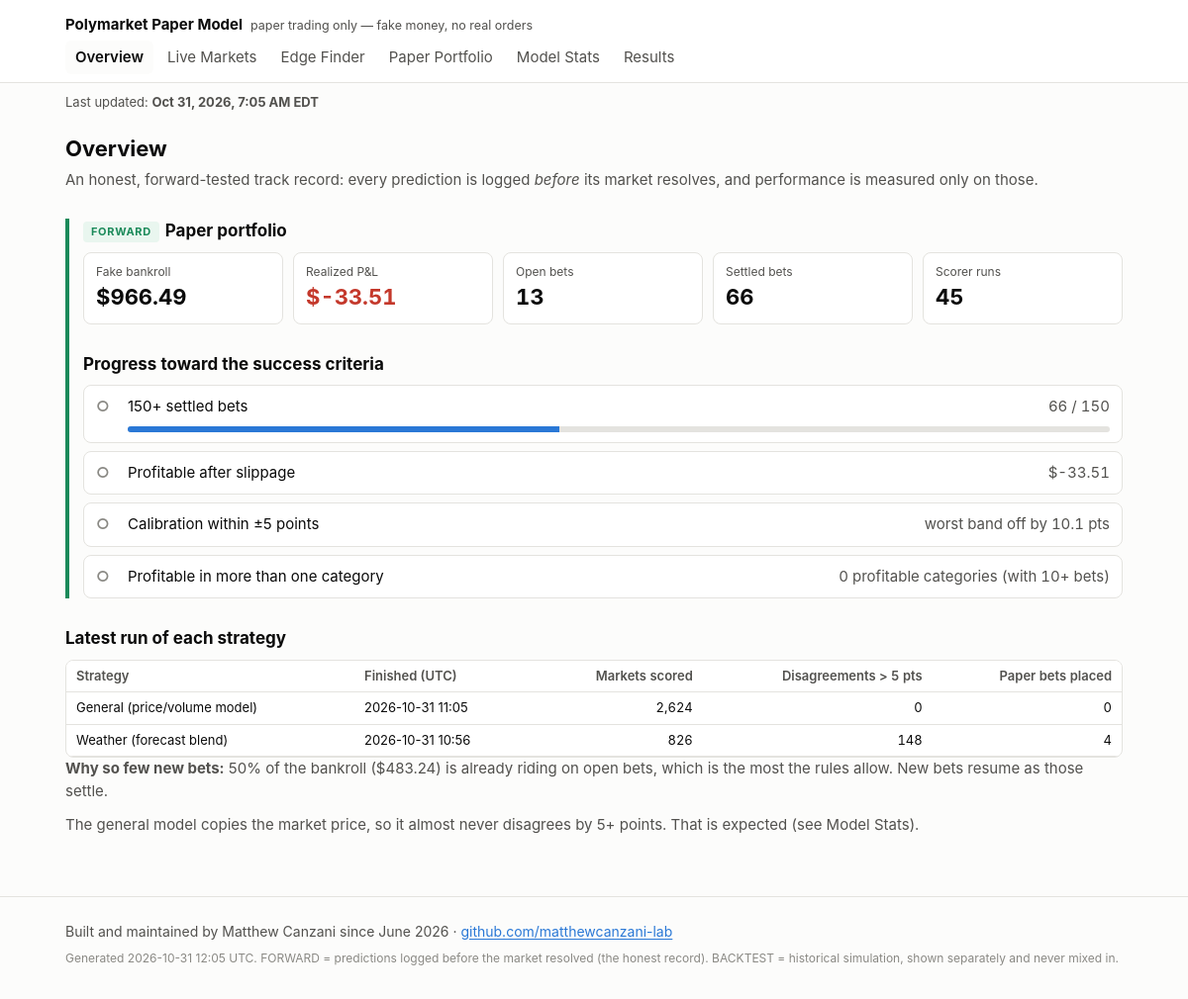
The page /index.html on the database its author committed.
### tables this page shows
CREATE TABLE runs (
    seq INTEGER PRIMARY KEY,
    run_id TEXT UNIQUE NOT NULL,
    started_at TEXT NOT NULL,
    finished_at TEXT NOT NULL,
    model_version TEXT,
    markets_scored INTEGER NOT NULL,
    signals INTEGER NOT NULL,
    bets_placed INTEGER NOT NULL,
    settings_json TEXT NOT NULL,
    prev_hash TEXT NOT NULL,
    row_hash TEXT NOT NULL
);

### pmodel/dashboard/app.py (the view)
    @app.route("/")
    @app.route("/index.html")
    def index():
        c = conn()
        fs = data.forward_stats(c)
        scores = data.load_scores(scores_path)
        return render_template("index.html", **ctx("index.html"), fs=fs, scores=scores,
                               criteria=data.success_criteria(fs), runs_by_strategy=data.latest_runs(c),
                               weather=data.load_weather_scores(weather_scores_path),
                               integrity=ledger.verify(c),
                               runs=c.execute("SELECT COUNT(*) FROM runs").fetchone()[0])

### pmodel/dashboard/data.py (called while the page is built)
def load_scores(path=None):
    path = path or config.LATEST_SCORES_PATH
    try:
        return json.loads(path.read_text())
    except (FileNotFoundError, ValueError):
        return None

def load_weather_scores(path=None):
    return load_scores(path or config.LATEST_WEATHER_SCORES_PATH)

def age_hours(iso, now=None):
    if not iso:
        return None
    from datetime import datetime, timezone
    t = datetime.strptime(iso, "%Y-%m-%dT%H:%M:%SZ").replace(tzinfo=timezone.utc)
    return ((now or datetime.now(timezone.utc)) - t).total_seconds() / 3600

def eastern(iso):
    if not iso:
        return None
    from datetime import datetime, timezone
    from zoneinfo import ZoneInfo
    t = datetime.strptime(iso, "%Y-%m-%dT%H:%M:%SZ").replace(tzinfo=timezone.utc)
    et = t.astimezone(ZoneInfo("America/New_York"))
    hour = et.strftime("%I").lstrip("0")
    return f"{et:%b} {et.day}, {et.year}, {hour}:{et:%M %p} {et.tzname()}"

def latest_runs(conn):
    seen, out = set(), []
    for r in conn.execute("SELECT * FROM runs ORDER BY seq DESC"):
        name = strategy_of(r["model_version"])
        if name not in seen:
            seen.add(name)
            out.append(dict(r, strategy=name))
    return out

def strategy_of(model_version: str) -> str:
    return "Weather (forecast blend)" if (model_version or "").startswith("weather") else \
        "General (price/volume model)"

def bets(conn):
    return [dict(r) for r in conn.execute(
        """SELECT b.*, s.settled_at, s.yes_payout, s.payout, s.pnl
           FROM bets b LEFT JOIN settlements s USING (bet_id) ORDER BY b.seq DESC""")]

### pmodel/trading/ledger.py (called while the page is built)
def _guard_triggers():
    sql = []
    for t in LEDGER_TABLES:
        for op in ("UPDATE", "DELETE"):
            sql.append(f"""CREATE TRIGGER IF NOT EXISTS {t}_no_{op.lower()}
                BEFORE {op} ON {t}
                BEGIN SELECT RAISE(ABORT, '{t} is append-only: {op} is not allowed'); END;""")
    return "\n".join(sql)

def connect(path: Path = None) -> sqlite3.Connection:
    path = Path(path or config.PREDICTIONS_DB_PATH)
    path.parent.mkdir(parents=True, exist_ok=True)
    conn = sqlite3.connect(path)
    conn.row_factory = sqlite3.Row
    conn.executescript(SCHEMA)
    conn.executescript(_guard_triggers())
    return conn

def _hash(prev_hash: str, fields: dict) -> str:
    payload = prev_hash + json.dumps(fields, sort_keys=True, separators=(",", ":"), default=str)
    return hashlib.sha256(payload.encode()).hexdigest()

### pmodel/dashboard/templates/index.html (shortened to what this page needs)
{% extends "base.html" %}
{% block body %}
<h1>Overview</h1>
<p class="lede">An honest, forward-tested track record: every prediction is logged <em>before</em> its market resolves, and performance is measured only on those.</p>
<section class="fwd">
<h2><span class="badge fwd">FORWARD</span>Paper portfolio</h2>
<div class="tiles">
  <div class="tile"><div class="k">Fake bankroll</div><div class="v">${{ '{:,.2f}'.format(fs.money.bankroll) }}</div></div>
  <div class="tile"><div class="k">Realized P&amp;L</div><div class="v {{ 'pos' if fs.total_pnl > 0 else 'neg' if fs.total_pnl < 0 }}">${{ '{:+,.2f}'.format(fs.total_pnl) }}</div></div>
  <div class="tile"><div class="k">Open bets</div><div class="v">{{ fs.open }}</div></div>
  <div class="tile"><div class="k">Settled bets</div><div class="v">{{ fs.settled }}</div></div>
  <div class="tile"><div class="k">Scorer runs</div><div class="v">{{ runs }}</div></div>
</div>
<h2>Progress toward the success criteria</h2>
{% include "_criteria.html" %}
</section>
<h2>Latest run of each strategy</h2>
{% if runs_by_strategy %}<div class="tablewrap"><table>
<tr><th>Strategy</th><th>Finished (UTC)</th><th class="n">Markets scored</th><th class="n">Disagreements &gt; {{ (cfg.EDGE_THRESHOLD * 100)|round|int }} pts</th><th class="n">Paper bets placed</th></tr>
{% for r in runs_by_strategy %}<tr><td>{{ r.strategy }}</td><td>{{ r.finished_at[:16].replace('T', ' ') }}</td>
<td class="n">{{ '{:,}'.format(r.markets_scored) }}</td><td class="n">{{ r.signals }}</td><td class="n">{{ r.bets_placed }}</td></tr>{% endfor %}
</table></div>
{% if fs.money.available < cfg.MIN_STAKE_USD and fs.open %}
<p class="note"><strong>Why so few new bets:</strong> {{ '{:.0%}'.format(cfg.MAX_OPEN_EXPOSURE_FRACTION) }} of the bankroll
(${{ '{:,.2f}'.format(fs.money.open_stake) }}) is already riding on open bets, which is the most the rules allow.
New bets resume as those settle.</p>{% endif %}
<p class="note">The general model copies the market price, so it almost never disagrees by 5+ points. That is expected (see Model Stats).</p>
{% else %}<p class="empty">No runs yet.</p>{% endif %}
{% endblock %}

### pmodel/dashboard/templates/base.html (shortened to what this page needs)
<!doctype html>
<html lang="en">
<head>
</head>
<body>
<header><div class="wrap">
  <div class="brand">Polymarket Paper Model<small>paper trading only — fake money, no real orders</small></div>
  <nav>{% for page, name in pages %}<a href="{{ root }}{{ page }}" class="{{ 'on' if page == active }}">{{ name }}</a>{% endfor %}</nav>
</div></header>
<div class="wrap freshness">
  <p class="updated" id="last-updated" data-last-run="{{ last_run_iso or '' }}" data-stale-hours="{{ cfg.STALE_AFTER_HOURS|int }}">
    Last updated: <strong>{{ last_run_et or 'never' }}</strong></p>
</div>
<main><div class="wrap">{% block body %}{% endblock %}</div></main>
<footer><div class="wrap">
<p class="owner">Built and maintained by Matthew Canzani since June 2026 ·
<a href="https://github.com/matthewcanzani-lab" rel="noopener">github.com/matthewcanzani-lab</a></p>
<p>Generated {{ generated }}. FORWARD = predictions logged before the market
resolved (the honest record). BACKTEST = historical simulation, shown separately and never mixed in.</p>
</div></footer>
</body>
</html>

### pmodel/dashboard/templates/_criteria.html
{% for c in criteria %}
<div class="crit {{ 'met' if c.met else 'not' }}">
  <span class="icon">{{ '✓' if c.met else '○' }}</span>
  <span>{{ c.name }}</span>
  <span class="val">{{ c.value }}</span>
  {% if c.progress is not none %}<div class="bar"><span style="width: {{ (c.progress * 100)|round(1) }}%"></span></div>{% endif %}
</div>
{% endfor %}

### pmodel/dashboard/templates/base.html (style rules this page uses)
:root { --bg: #fcfcfb; --surface: #ffffff; --ink: #0b0b0b; --ink-2: #52514e; --muted: #8a8984; --line: #e4e3df; --accent: #2a78d6; --good: #1b8a5a; --bad: #c4382b; --warn: #b07400; --fwd: #1b8a5a; --fwd-bg: #e9f6ef; --bt: #6b6a66; --bt-bg: #f1f0ec; }
* { box-sizing: border-box; }
html { -webkit-text-size-adjust: 100%; text-size-adjust: 100%; }
body { margin: 0; background: var(--bg); color: var(--ink); font: 15px/1.5 -apple-system, BlinkMacSystemFont, "Segoe UI", Roboto, sans-serif; }
header { border-bottom: 1px solid var(--line); background: var(--surface); }
.wrap { max-width: 1100px; margin: 0 auto; padding-left: max(16px, env(safe-area-inset-left, 0px)); padding-right: max(16px, env(safe-area-inset-right, 0px)); }
.brand { font-weight: 650; padding: 14px 0 4px; }
.brand small { color: var(--ink-2); font-weight: 400; margin-left: 8px; }
nav { display: flex; gap: 4px; flex-wrap: wrap; padding-bottom: 8px; }
nav a { color: var(--ink-2); text-decoration: none; padding: 6px 10px; border-radius: 6px; }
nav a.on { color: var(--ink); background: var(--bg); font-weight: 600; }
main { padding-block: 20px 48px; }
h1 { font-size: 22px; margin: 0 0 4px; }
h2 { font-size: 17px; margin: 28px 0 8px; }
p.lede, .note { color: var(--ink-2); margin: 0 0 12px; }
.badge { display: inline-block; font-size: 11px; font-weight: 700; letter-spacing: .06em; padding: 2px 8px; border-radius: 4px; vertical-align: middle; margin-right: 6px; }
.badge.fwd { color: var(--fwd); background: var(--fwd-bg); }
section.fwd { border-left: 4px solid var(--fwd); padding-left: 14px; }
.tiles { display: grid; grid-template-columns: repeat(auto-fit, minmax(160px, 1fr)); gap: 10px; }
.tile { background: var(--surface); border: 1px solid var(--line); border-radius: 8px; padding: 10px 12px; }
.tile .k { color: var(--ink-2); font-size: 12px; }
.tile .v { font-size: 22px; font-weight: 650; font-variant-numeric: tabular-nums; }
.crit { display: grid; grid-template-columns: 24px 1fr auto; gap: 8px; align-items: center; background: var(--surface); border: 1px solid var(--line); border-radius: 8px; padding: 10px 12px; margin-bottom: 8px; }
.crit .icon { font-weight: 700; }
.crit.not .icon { color: var(--muted); }
.crit .val { color: var(--ink-2); font-variant-numeric: tabular-nums; }
.bar { grid-column: 2 / 4; height: 6px; background: var(--line); border-radius: 3px; overflow: hidden; }
.bar > span { display: block; height: 100%; background: var(--accent); }
.tablewrap { overflow-x: auto; border: 1px solid var(--line); border-radius: 8px; background: var(--surface); }
table { border-collapse: collapse; width: 100%; font-size: 13px; }
th, td { padding: 6px 10px; border-bottom: 1px solid var(--line); text-align: left; white-space: nowrap; }
th { color: var(--ink-2); font-weight: 600; background: var(--surface); position: sticky; top: 0; }
td.n, th.n { text-align: right; font-variant-numeric: tabular-nums; }
.neg { color: var(--bad); }
.freshness { padding-block: 10px 0; }
.updated { margin: 0; color: var(--ink-2); font-size: 13px; }
footer { color: var(--muted); font-size: 12px; padding-block: 24px; border-top: 1px solid var(--line); }
footer p { margin: 0 0 8px; }
footer .owner { color: var(--ink-2); font-size: 14px; line-height: 1.5; overflow-wrap: anywhere; }
footer .owner a { color: var(--accent); text-underline-offset: 2px; }

### rows shown on the page
runs: strategy "General (price/volume model)", finished_at "2026-10-31 11:05", markets_scored "2,624", signals "0", bets_placed "0"
runs: strategy "Weather (forecast blend)", finished_at "2026-10-31 10:56", markets_scored "826", signals "148", bets_placed "4"

### other values the page prints
{{ name }} "Overview" "Live Markets" "Edge Finder" "Paper Portfolio" "Model Stats" "Results"
{{ '{:,.2f}'.format(fs.money.bankroll) }} "966.49"
{{ '{:+,.2f}'.format(fs.total_pnl) }} "-33.51"
{{ fs.open }} "13"
{{ fs.settled }} "66"
{{ runs }} "45"
{{ '✓' if c.met else '○' }} "○" "○" "○" "○"
{{ c.name }} "150+ settled bets" "Profitable after slippage" "Calibration within ±5 points" "Profitable in more than one category"
{{ c.value }} "66 / 150" "$-33.51" "worst band off by 10.1 pts" "0 profitable categories (with 10+ bets)"
{{ (cfg.EDGE_THRESHOLD * 100)|round|int }} "5"
{{ '{:.0%}'.format(cfg.MAX_OPEN_EXPOSURE_FRACTION) }} "50%"
{{ '{:,.2f}'.format(fs.money.open_stake) }} "483.24"
